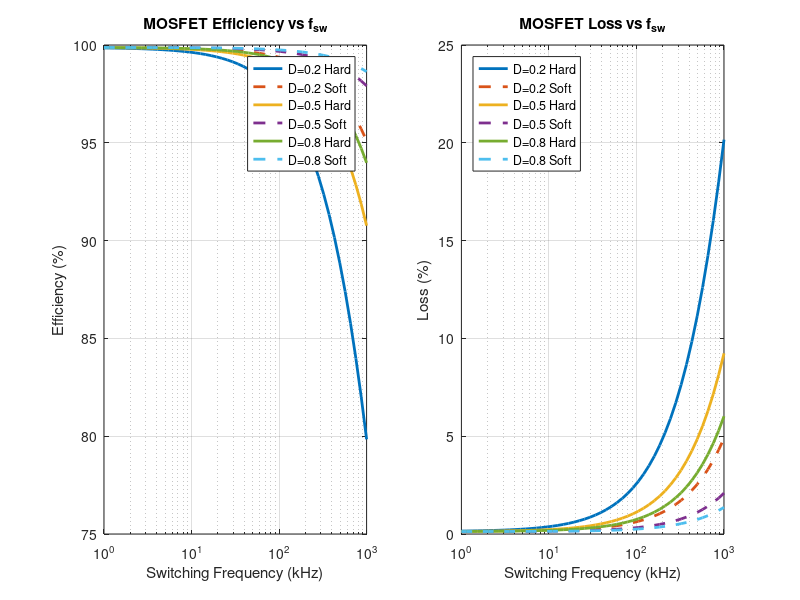

Write MATLAB code to recreate this figure.
%% switching_loss_efficiency_mosfet

clear; close all; clc;

%% Parameters
Vdc     = 400;       
Iload   = 10;        
Dvals   = [0.2 0.5 0.8];   % Duty cycles 
fswVals = logspace(3,6,50); % switching frequency (1 kHz ->1 MHz)

% MOSFET parameters
Rds_on  = 50e-3;     % MOSFET resistance 
tr      = 50e-9;     % rise time 
tf      = 50e-9;     % fall time 
Qg      = 100e-9;    %gate charge 
Vgs     = 10;        % gate drive voltage 
QgLoss  = Qg*Vgs;    %gate drive energy per switch (J)

%%   Loss Functions 
% Conduction loss MOSFET
function Pcond = conductionLoss(D, Iload, Rds_on)
    Pcond = D * Iload^2 * Rds_on;
end

% Switching loss (turn-on + turn-off) for MOSFET
function Psw = switchingLoss(Vdc, Iload, fsw, tr, tf, QgLoss)
    % Energy per transition ~ 0.5*V*I*(tr + tf)
    Eon  = 0.5 * Vdc * Iload * tr;
    Eoff = 0.5 * Vdc * Iload * tf;
    Esw  = Eon + Eoff + QgLoss; % include gate-drive loss
    Psw  = Esw * fsw;
end

%% ---------------- Main Sweep ----------------
results = struct();

for d = 1:length(Dvals)
    D = Dvals(d);
    etaHard = zeros(size(fswVals));
    etaSoft = zeros(size(fswVals));
    
    for k = 1:length(fswVals)
        fsw = fswVals(k);

        % Load power
        Pout = D * Vdc * Iload;

        % Hard switching losses
        Pcond = conductionLoss(D, Iload, Rds_on);
        Psw   = switchingLoss(Vdc, Iload, fsw, tr, tf, QgLoss);
        PlossHard = Pcond + Psw;
        etaHard(k) = Pout / (Pout + PlossHard);

        % Soft switching assumption: reduces Eon/Eoff by ~80%
        PswSoft = 0.2 * Psw; 
        PlossSoft = Pcond + PswSoft;
        etaSoft(k) = Pout / (Pout + PlossSoft);
    end
    
    results(d).D = D;
    results(d).etaHard = etaHard;
    results(d).etaSoft = etaSoft;
end

%%Plots  
figure('Name','MOSFET Switching Loss & Efficiency','NumberTitle','off','Position',[100 100 900 600]);

for d = 1:length(Dvals)
    subplot(1,2,1);
    semilogx(fswVals/1e3, results(d).etaHard*100, 'LineWidth', 2); hold on;
    semilogx(fswVals/1e3, results(d).etaSoft*100, '--', 'LineWidth', 2);
    xlabel('Switching Frequency (kHz)'); ylabel('Efficiency (%)');
    grid on; title('MOSFET Efficiency vs f_{sw}');
end
legendStr = {};
for d = 1:length(Dvals)
    legendStr{end+1} = sprintf('D=%.1f Hard', results(d).D);
    legendStr{end+1} = sprintf('D=%.1f Soft', results(d).D);
end
legend(legendStr,'Location','best');

subplot(1,2,2);
for d = 1:length(Dvals)
    lossHard = 100*(1-results(d).etaHard);
    lossSoft = 100*(1-results(d).etaSoft);
    semilogx(fswVals/1e3, lossHard,'LineWidth',2); hold on;
    semilogx(fswVals/1e3, lossSoft,'--','LineWidth',2);
end
xlabel('Switching Frequency (kHz)'); ylabel('Loss (%)');
grid on; title('MOSFET Loss vs f_{sw}');
legend(legendStr,'Location','northwest');

%% Results Summary 
fprintf('--- MOSFET Switching Loss and Efficiency Summary ---\n');
for d = 1:length(Dvals)
    fprintf('Duty cycle D = %.2f:\n', results(d).D);
    fprintf('  Efficiency at 20 kHz (Hard) = %.2f %%\n', 100*interp1(fswVals,results(d).etaHard,20e3));
    fprintf('  Efficiency at 100 kHz (Hard) = %.2f %%\n', 100*interp1(fswVals,results(d).etaHard,100e3));
    fprintf('  Efficiency at 100 kHz (Soft) = %.2f %%\n\n', 100*interp1(fswVals,results(d).etaSoft,100e3));
end
